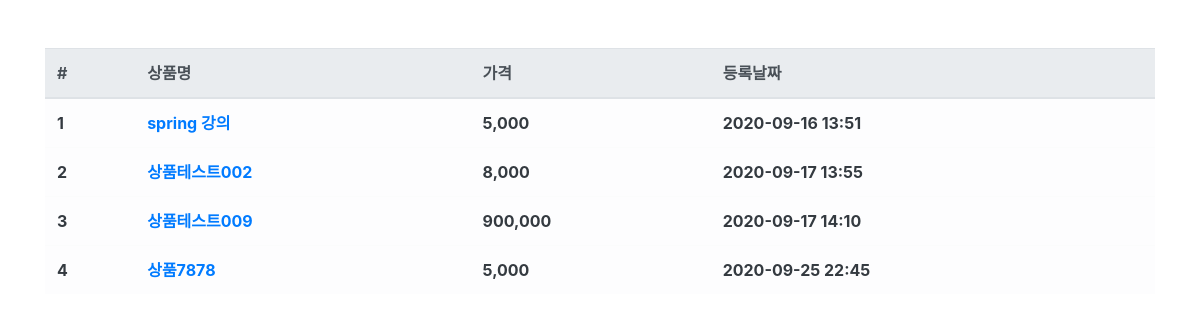
The app's page /product/ with its own data.
### product/models.py (models this page shows, shortened)
class Product(models.Model):
    name = models.CharField(max_length=25, verbose_name='상품명')
    price = models.IntegerField(verbose_name='상품가격')
    description = models.TextField(verbose_name='상품설명')
    stock = models.IntegerField(verbose_name='재고')
    register_date = models.DateTimeField(
        auto_now_add=True, verbose_name='등록날짜')
    class Meta:
        db_table = 'sm_product'
        verbose_name = '상품'
        verbose_name_plural = '상품'

### product/views.py (the view)
# urls.py: path('product/', ProductList.as_view()),
class ProductList(ListView):
    model = Product
    template_name = 'product.html'
    context_object_name = 'product_list'

### product/templates/product.html
{% extends "base.html" %}
{% load humanize %}
{% block contents %}
<div class="row mt-5">
    <div class="col-12">
        <table class="table table-light">
            <thead class="thead-light">
                <tr>
                    <th scope="col">#</th>
                    <th scope="col">상품명</th>
                    <th scope="col">가격</th>
                    <th scope="col">등록날짜</th>
                </tr>
            </thead>
            <tbody class="text-dark">
                {% for product in product_list %}
                <tr>
                    <th scope="row">{{ product.id }}</th>
                    <th><a href="/product/{{ product.id }}">{{ product.name }}</a></th>
                    <th>{{ product.price|intcomma }}</th>
                    <th>{{ product.register_date|date:'Y-m-d H:i'  }}</th>
                </tr>
                {% endfor %}
            </tbody>
        </table>
    </div>
</div>
{% endblock %}

### records on screen
Product: id "1", name "spring 강의", price "5,000", register_date "2020-09-16 13:51"
Product: id "2", name "상품테스트002", price "8,000", register_date "2020-09-17 13:55"
Product: id "3", name "상품테스트009", price "900,000", register_date "2020-09-17 14:10"
Product: id "4", name "상품7878", price "5,000", register_date "2020-09-25 22:45"
